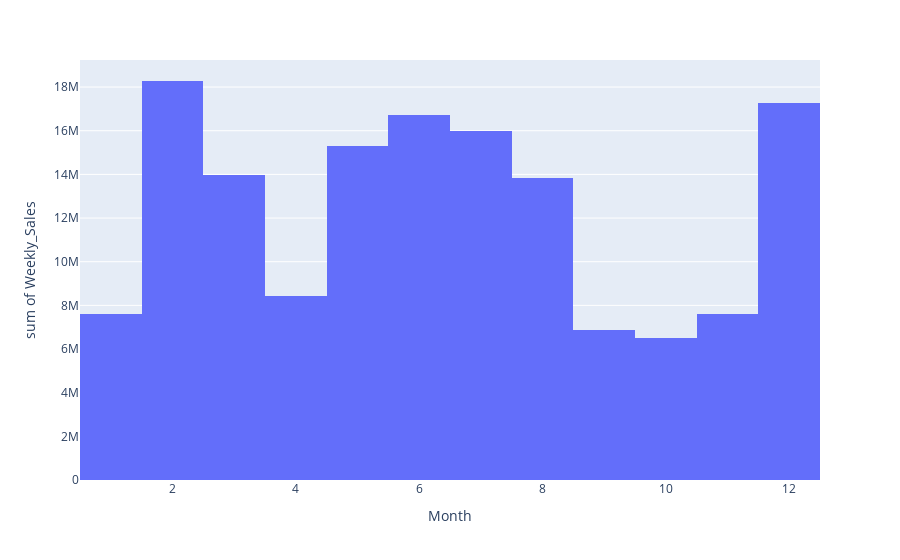

Write notebook code for a chart like this one.
### Code cell
px.histogram(wal_df, 'Month', 'Weekly_Sales')

### Figure 1 — Plotly figure (JSON) as saved in the notebook; plotly's stock layout.template omitted (floating-point values rounded to 4 significant figures; data arrays with more than 128 entries replaced by an {"elided": "..."} marker saying what was removed)
{"data": [{"alignmentgroup": "True", "bingroup": "x", "histfunc": "sum", "hovertemplate": "Month=%{x}<br>sum of Weekly_Sales=%{y}<extra></extra>", "legendgroup": "", "marker": {"color": "#636efa", "pattern": {"shape": ""}}, "name": "", "offsetgroup": "", "orientation": "v", "showlegend": false, "type": "histogram", "x": {"elided": "150 int values"}, "xaxis": "x", "y": {"elided": "150 float values"}, "yaxis": "y"}], "layout": {"barmode": "relative", "legend": {"tracegroupgap": 0}, "margin": {"t": 60}, "xaxis": {"anchor": "y", "domain": [0, 1], "title": {"text": "Month"}}, "yaxis": {"anchor": "x", "domain": [0, 1], "title": {"text": "sum of Weekly_Sales"}}}}
